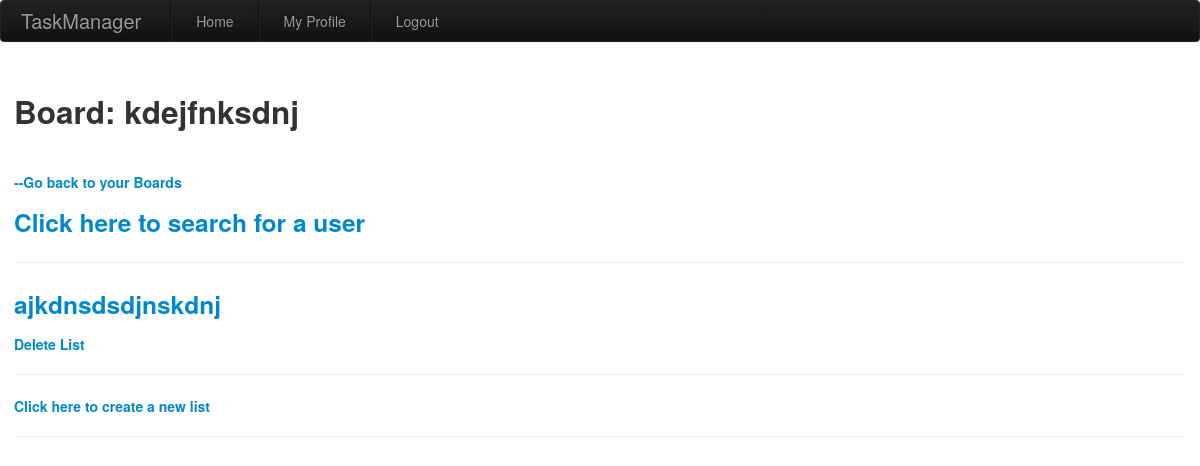
Before: /showboard/1/ (signed in) with the older database file.
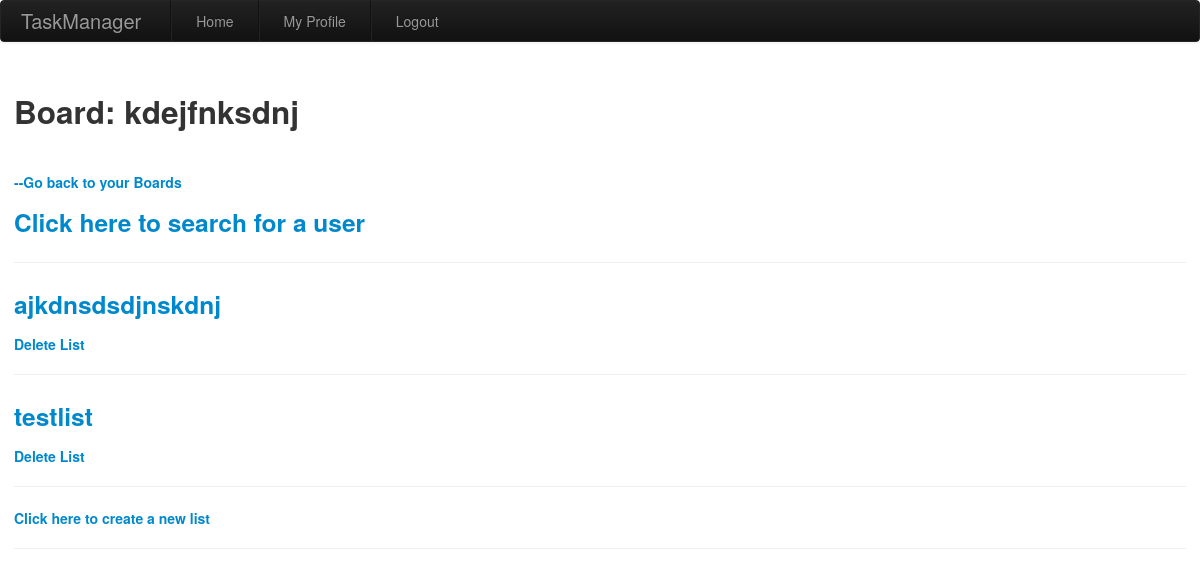
After: the same page with the newer database file.
### app/models.py (models this page shows)
class List(db.Model):
    id = db.Column(db.Integer, primary_key=True)
    title = db.Column(db.String(30), nullable=False)
    board_id = db.Column(db.Integer, db.ForeignKey(
        'board.id'))  # foreign key from board
    cards = db.relationship('Card', backref='list', cascade="all,delete", lazy='dynamic')

### app/routes.py (the view)
@app.route('/showboard/<boardid>/')
@login_required
def showboard(boardid):
    board = Board.query.filter_by(id=boardid).first_or_404()
    return render_template('showboard.html', board=board)

### app/models.py (called while the page is built)
@login.user_loader
def load_user(id):
    return User.query.get(int(id))

### app/routes.py (called while the page is built)
@app.before_request
def before_request():
    if current_user.is_authenticated:
        current_user.last_seen = datetime.utcnow()
        db.session.commit()

### app/templates/showboard.html
{% extends "base.html" %}
{% block content %}
<br>
<h2> Board: {{ board.name }}</h2>
<br>
<h5><a href="{{ url_for('index')}}"> --Go back to your Boards</a></h5>
<h3><a href="{{ url_for('searchuser',boardid = board.id )}}">Click here to search for a user</a></h3>
<hr>
{% for list in board.lists %}
<p>
<h3><a href="{{ url_for('showlist',boardid = board.id, listid = list.id) }}">{{ list.title }}</a></h3>
<h5><a href="{{url_for('deletelist', boardid=board.id, listid=list.id) }}"> Delete List </a></h5>
</p>
<hr>
{% endfor %}
<h5><a href="{{url_for('newlist',boardid = board.id )}}">Click here to create a new list</a></h5>
<hr>
{% endblock %}

Changed rows visible on the page:
added List: title "testlist"
